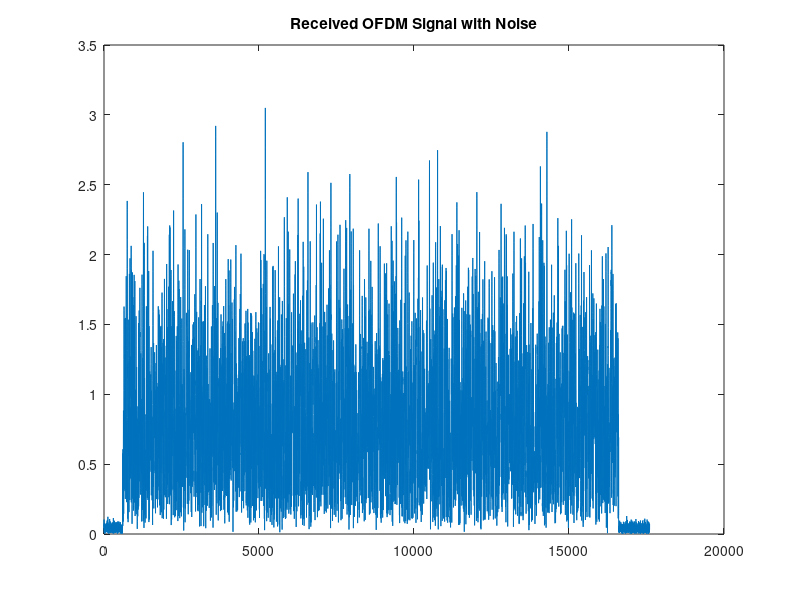
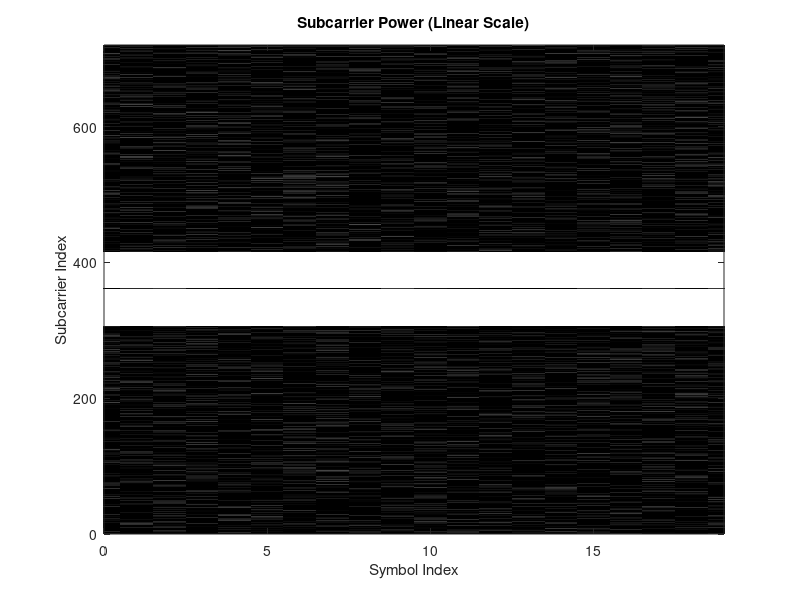

The MATLAB source for these figures, in order: (Note: this script raises an error after producing the figures.)
clc
clear
close all 
% Parameters
ifft_size = 720; % FFT size
cp_length = 80;
Ld = ifft_size;
Ls = Ld + cp_length;
num_symbols = 20;
mod_order = 4; % QPSK
dc_index = ifft_size / 2 + 1;

% Number of active subcarriers
num_active = 109;
half = floor(num_active / 2);
active_subcarriers = (dc_index - half):(dc_index + half);  % symmetrical around DC
active_subcarriers(active_subcarriers == dc_index) = [];   % remove DC

% Generate random QPSK data
bits_per_symbol = log2(mod_order);
total_bits = num_active * num_symbols * bits_per_symbol;
bits = randi([0 1], total_bits, 1);
symbols = reshape(bits, [], bits_per_symbol);
qpsk_data = (2 * symbols(:,1) - 1) + 1j * (2 * symbols(:,2) - 1);
qpsk_data = qpsk_data / sqrt(2);  % Normalized QPSK

% OFDM Signal generation
ofdm_signal = [];
symbol_matrix = zeros(num_symbols, ifft_size);

% Define and Generate a Known QPSK Preamble 
num_preamble = 1;

% Ensuring num_active is consistent with active_subcarriers length
num_active = length(active_subcarriers);  % Derived from subcarrier indices

% Generate QPSK bits for the preamble (2 bits per symbol)
preamble_bits = randi([0 1], num_active * 2, 1);
preamble_symbols = reshape(preamble_bits, [], 2);
preamble_qpsk = (2 * preamble_symbols(:,1) - 1) + 1j * (2 * preamble_symbols(:,2) - 1);
preamble_qpsk = preamble_qpsk / sqrt(2);  % Normalize QPSK power

% Create frequency-domain vector and assign preamble symbols
repeat_freq_data = zeros(ifft_size, 1);
repeat_freq_data(active_subcarriers) = preamble_qpsk;
repeat_freq_data(dc_index) = 0;  % Explicitly null the DC

% ==== Generate remaining random OFDM symbols ====
for i = 1:num_symbols
    freq_data = zeros(ifft_size, 1);
    idx_start = (i - 1) * num_active + 1;
    idx_end = i * num_active;
    this_symbol = qpsk_data(idx_start:idx_end);
    freq_data(active_subcarriers) = this_symbol;  % Map to subcarriers
    freq_data(dc_index) = 0;                      % Explicit DC null
    symbol_matrix(i, :) = freq_data;              % For visualization
    time_data = ifft(ifftshift(freq_data)) * sqrt(ifft_size);
    cp = time_data(end - cp_length + 1 : end);
    ofdm_symbol = [cp; time_data];
    ofdm_signal = [ofdm_signal; ofdm_symbol];
end

% Normalize final signal to max amplitude = 3
ofdm_signal = ofdm_signal / sqrt(mean(abs(ofdm_signal).^2));  % Normalize to unit power

% Desired in-band SNR control
signal_power = mean(abs(ofdm_signal).^2);
target_snr_db = 25;  % e.g., 20 dB SNR
target_snr_linear = 10^(target_snr_db/10);
noise_power = signal_power / target_snr_linear;

% Add in-band noise
% Set stronger noise level
noise_snr_db = 30;  % Try 5 or 10 dB SNR for visible noise floor
signal_power = mean(abs(ofdm_signal).^2);
noise_power = signal_power / (10^(noise_snr_db/10));

% Add broadband complex Gaussian noise
inband_noise = sqrt(noise_power/2) * (randn(length(ofdm_signal),1) + 1j*randn(length(ofdm_signal),1));
ofdm_signal_noisy = ofdm_signal + inband_noise;

% Add noise padding before and after
left_pad = 600;
right_pad = 1000;
noise_std = sqrt(noise_power);
noise_before = noise_std * (randn(left_pad,1) + 1j*randn(left_pad,1));
noise_after  = noise_std * (randn(right_pad,1) + 1j*randn(right_pad,1));

% Final signal
final_signal = [noise_before; ofdm_signal_noisy; noise_after];


% Save
save('OFDM_Rx_Signal.mat', 'final_signal');

% === Visualization: Subcarrier Power ===
% Remove CP and reshape
X_matrix = reshape(ofdm_signal_noisy, Ls, []).';
X_no_cp = X_matrix(:, cp_length+1:end);
X_fft = fft(X_no_cp, [], 2);
X_fft_shifted = fftshift(X_fft, 2);
power_matrix = abs(X_fft_shifted).^2;

% Reshape OFDM symbols
num_symbols_actual = length(ofdm_signal) / Ls;
X_matrix = reshape(ofdm_signal_noisy, Ls, num_symbols_actual).';

% Remove CP
X_no_cp = X_matrix(:, cp_length+1:end);  % shape: [num_symbols, Ld]

% FFT of each symbol
X_fft = fftshift(fft(X_no_cp, [], 2), 2);  % shape: [num_symbols, Ld]
power_matrix = abs(X_fft).^2;             % shape: [num_symbols, Ld]

% Pad to full subcarrier length (optional)
full_power = zeros(num_symbols_actual, ifft_size);
full_power(:, :) = power_matrix;  % Since Ld = ifft_size

figure(1) 
plot(abs(final_signal));
title('Received OFDM Signal with Noise');

figure(2);
power_db = 10*log10(power_matrix + 1e-12);  % avoid log(0)
imagesc(0:num_symbols-1, 1:ifft_size, power_db.');
colormap(jet);  % better dynamic color range
caxis([max(power_db(:)) - 40, max(power_db(:))]);  % show 40 dB range
axis xy;
colormap(gray);
title('Subcarrier Power (Linear Scale)');
xlabel('Symbol Index');
ylabel('Subcarrier Index');
hold on;
% Active subcarriers
% lower_edge = 320;
% upper_edge = 400;
% yline(upper_edge, 'r--', 'Upper Edge Sugcarrier');
% yline(lower_edge, 'r--', 'Lower Edge Subcarrier');
xlim([0 num_symbols_actual - 1]);
ylim([0 ifft_size]);
legend('Guard Band Limits');

N = length(final_signal);

% Define maximum lag to compute autocorrelation
max_lag = floor(N/2);

% Compute autocorrelation at different lags (shifts)
[Rxx, lags] = xcorr(final_signal, max_lag, 'coeff');

% Consider only positive lags
Rxx_positive = Rxx(lags >= 0);
lags_positive = lags(lags >= 0);

% Plotting Autocorrelation
figure(3);
plot(lags_positive, abs(Rxx_positive));
title('Autocorrelation of the Received Signal');
xlabel('Lag');
ylabel('Autocorrelation Coefficient');

freq_axis = -ifft_size/2 : ifft_size/2 - 1;
avg_power = mean(abs(X_fft_shifted).^2, 1);  % average over symbols

% Plot average PSD
avg_power = mean(power_matrix, 1);
freq_axis = -ifft_size/2 : ifft_size/2 - 1;
figure(4);
plot(freq_axis, avg_power, 'LineWidth', 1.2);
xlabel('Subcarrier Index (centered)');
ylabel('Power');
title('Power Spectrum of OFDM with Noise Floor');
grid on;
